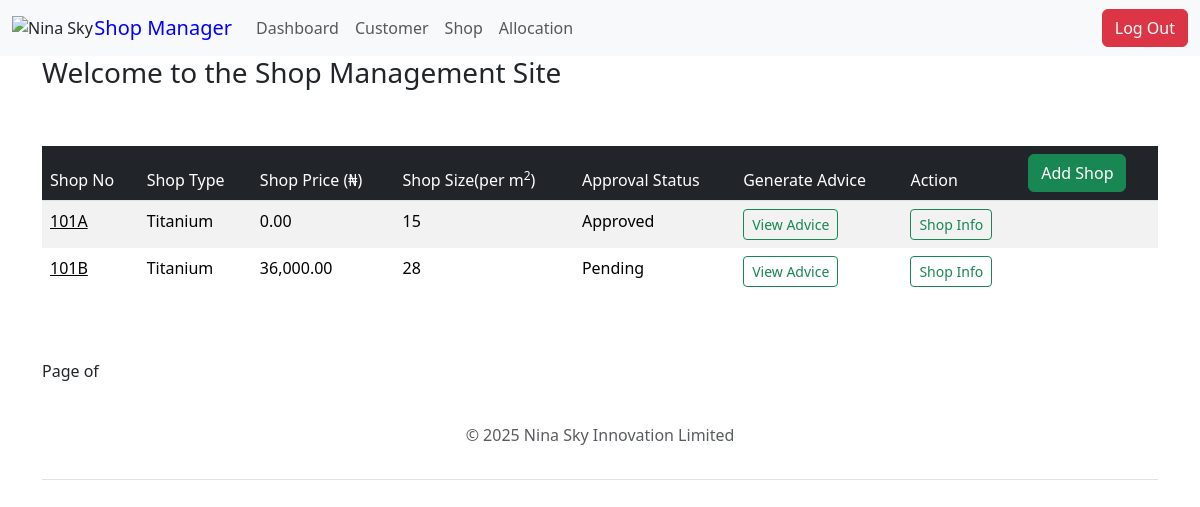
Page /shops/ (signed in) on the earlier database version.
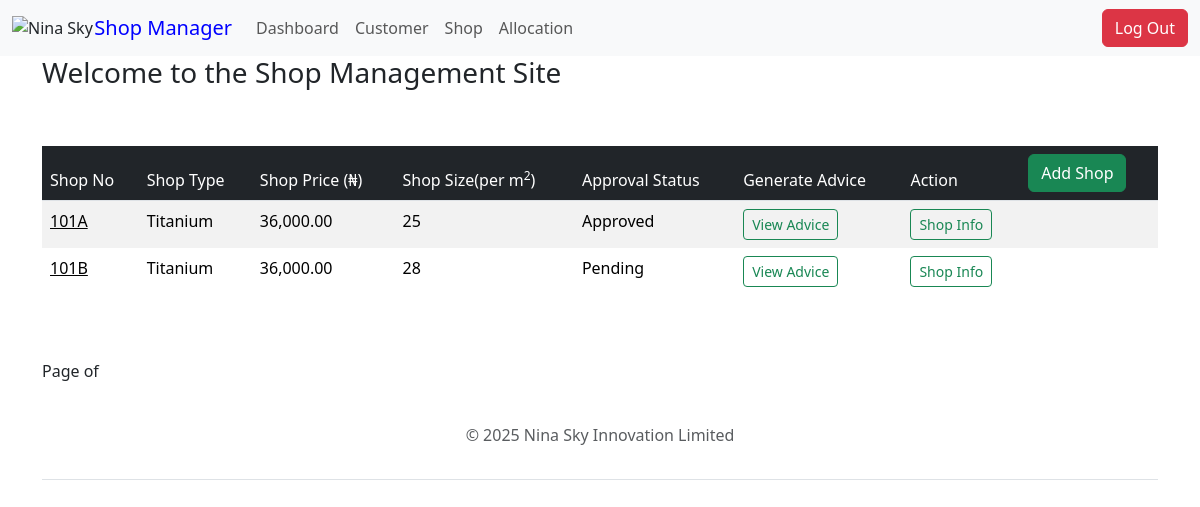
Same page on the later database version.
### shop/models.py (models this page shows, shortened)
class Shop(models.Model):
    Type = [
        ('Platinum', 'Platinum'),
        ('Titanium', 'Titanium'),
        ('Diamond', 'Diamond'),
        ('Premium', 'Premium'),
        ('Gold', 'Gold'),
        ('Silver', 'Silver'),
    ]
    Floor = [
        ('G', 'Ground Floor'),
        ('1', 'First Floor'),
        ('2', 'Second Floor'),
    ]
    STATUS = [
        ('vacant', 'Vacant'),
        ('allocated', 'Allocated'),
    ]
    name = models.CharField(max_length=255)
    type = models.CharField(max_length=10, choices=Type)
    price = models.DecimalField(max_digits=10, decimal_places=2)
    shop_price = models.DecimalField(max_digits=10, decimal_places=2, blank=True, null=True)
    new_shop_price = models.DecimalField(max_digits=10, decimal_places=2, blank=True, null=True)
    caution_fee = models.DecimalField(max_digits=12, decimal_places=2, default=100000.00)
    no = models.CharField(max_length=5, validators=[MinLengthValidator(4)], unique=True)
    address = models.CharField(max_length=300)
    floor = models.CharField(max_length=20, choices=Floor)
    size = models.IntegerField()
    status = models.CharField(max_length=10, choices=STATUS, default='vacant')
    is_paid = models.BooleanField(default=False)
    is_approved = models.BooleanField(default=False)
    class Meta:
        ordering = ["no"]
    @property
    def rent(self):
        return self.size * self.price
    @property
    def shop_price(self):
        result = self.rent * Decimal('1.075')
        return result.quantize(Decimal('0.01'), rounding=ROUND_HALF_UP)
    @property
    def shop_rent(self): # FOR OLD CUSTOMERS
        result = self.shop_price * Decimal('1.05')
        return result.quantize(Decimal('0.01'), rounding=ROUND_HALF_UP)

### shop/views.py (the view)
# urls.py: path('shops/', views.myshops, name="all-shops"),
@login_required
def myshops(request):
    all_shops = Shop.objects.all().order_by("no")
    context = {"all_shops": all_shops}
    return render(request, "shop/myshop.html", context)

### templates/shop/myshop.html (shortened to what this page needs)
{% extends 'base.html' %} {% block title %} Shop Management | Nina Sky Innovation Limited {% endblock %}
{% block content %}
<div class="container ml-3 mr-3">
    <div class ="row">
                    <div class="col-md-9">
                        <h3>Welcome to the Shop Management Site</h3>
                    </div>
                    <div class="col-md-3">
                    </div>
    </div>
    <br><br>
    <div class ="row">
            <div class="col-md-12">
                <table class="table  table-hover  table-striped table-borderless">
                    <thead class="table-dark border-bottom font-weight-bold">
                        <tr>
                            <td>Shop No</td>
                            <td>Shop Type</td>
                            <td>Shop Price (₦)</td>
                            <td>Shop Size(per m<sup>2</sup>)</td>
                            <td>Approval Status</td>
                            <td>Generate Advice</td>
                            <td>Action</td>
                             {% if user.is_superuser %}
                            <td>  <a href="{% url 'shop-create' %}" class="btn btn-success">Add Shop</a></td>
                            {% endif %}
                        </tr>
                    </thead>
                    <tbody>
                        {% for shop in all_shops %}
                        <tr>
                        <td><a style="color: black;" href="{% url 'admin-edit-shop-form' shop.no %}">{{shop.no}}</a></td>
                        <td>{{shop.type}}</td>
                        <td>{{shop.price}}</td>
                        <td>{{shop.size}}</td>
                        {% if shop.is_approved %}
                        <td>Approved</td>
                        {% else %}
                        <td>Pending</td>
                        {% endif %}
                        <td>
                            <a href="{% url 'generate-shop-paymrnt-advice' shop.no %}" class="btn btn-outline-success btn-sm">
                            View Advice
                            </a>
                           </td>
                        <td>
                            <a href="{% url 'shop-detail' shop.no %}" class="btn btn-outline-success btn-sm">
                            Shop Info
                            </a>
                           </td>
                        <td>
                        </tr>
                        {% endfor %}
                    </tbody>
                    </table>
                    <br/></br>
                    Page {{ shops.number }} of {{ shops.pagintor.num_pages }}
                </div>
                </div>
        </div>
{% endblock %}

Differences in the rows shown:
changed Shop (number 1 of 2 on the later page): price "0.00" → "36,000.00"; size "15" → "25"
